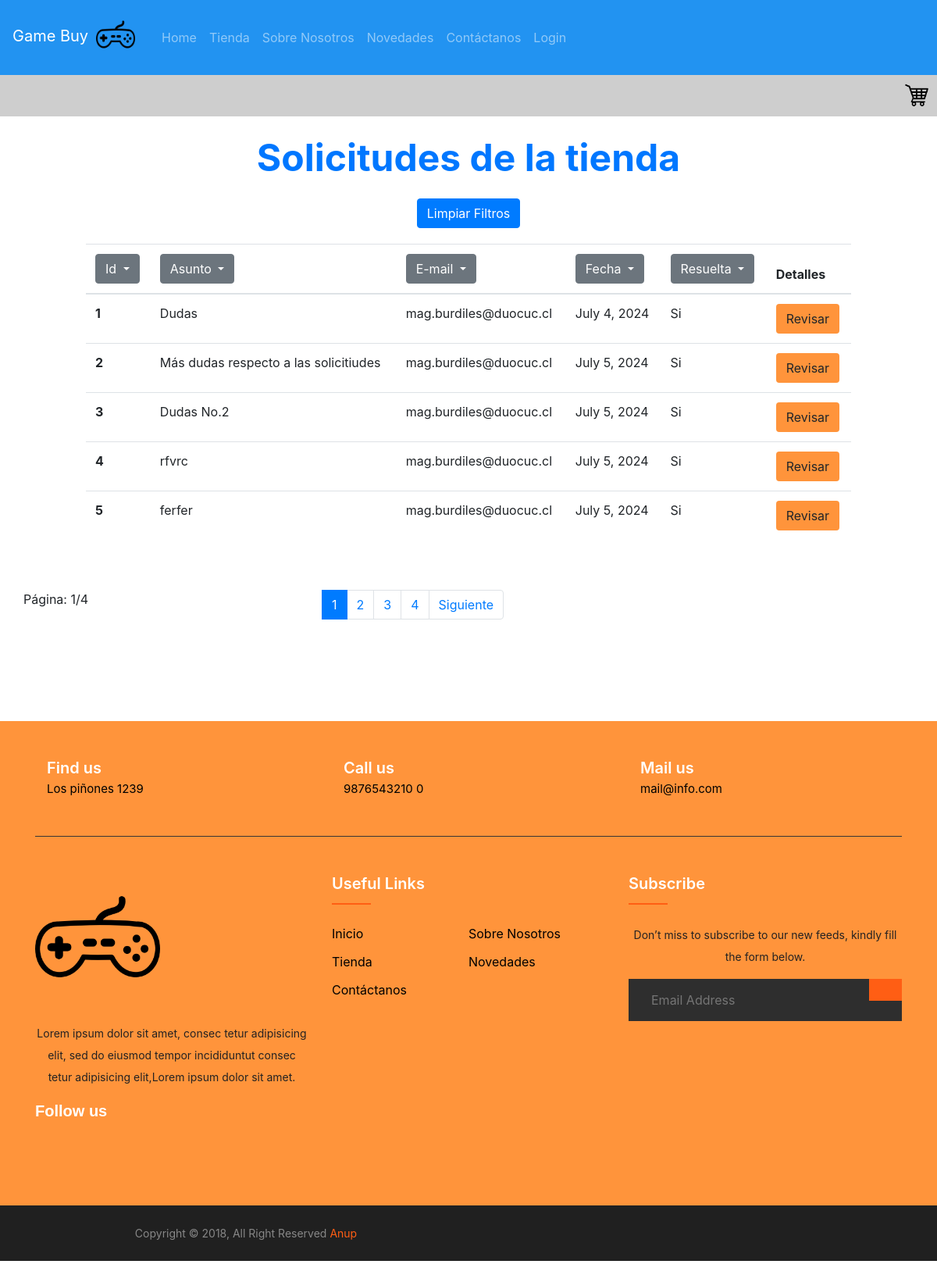
Page /tienda/crud_contact on the committed database.
### tienda/models.py (models this page shows)
class Contact(models.Model):
    id= models.AutoField(primary_key= True)
    f_cliente= models.ForeignKey(Cliente, db_column= 'cliente_FK', on_delete= models.CASCADE, null= True)
    asunto= models.CharField(max_length= 50)
    mensaje= models.CharField(max_length= 500)
    fecha_emision= models.DateField(auto_now_add= True)
    email_emisor= models.CharField(max_length= 80)
    respuesta= models.CharField(max_length= 500, null= True)
    resuelta= models.BooleanField(null= True, default= False)

### tienda/views.py (the view, shortened to what this page needs)
# urls.py: path("crud_contact", views.crud_contact, name="crud_contact"),
def crud_contact(request):
    if request.method== "POST":
        if 'boton_id' in request.POST:
            id_c= request.POST["boton_id"]
            request.session["id"]= id_c
            solicitud= Contact.objects.get(id= id_c)
            return redirect('contact_details')
        elif 'boton-si' in request.POST:
            contactos= Contact.objects.filter(resuelta= True).order_by('id')
            if request.session["asunto-filtro"]!= "limpio":
                input= request.session["asunto-filtro"]
                contactos= contactos.filter(asunto__startswith= input)
            if request.session["email-filtro"]!= "limpio":
                contactos= contactos.filter(email_emisor__startswith= request.session["email-filtro"])
            if request.session["fecha-filtro"]!= "limpio":
                contactos= contactos.filter(fecha_emision__contains= request.session["fecha-filtro"])
            pagina = Paginator(contactos, 5)
            lista_pagina = request.GET.get('pagina')
            pagina = pagina.get_page(lista_pagina)
            request.session["resuelta-filtro"]= True
            context={"contact": contactos,
                     "pagina": pagina}
            return render(request, "tienda/crud_contact.html", context)
        elif 'boton-no' in request.POST:
            contactos= Contact.objects.filter(resuelta= False).order_by('id')
            if request.session["asunto-filtro"]!= "limpio":
                input= request.session["asunto-filtro"]
                contactos= contactos.filter(asunto__startswith= input)
            if request.session["email-filtro"]!= "limpio":
                contactos= contactos.filter(email_emisor__startswith= request.session["email-filtro"])
            if request.session["fecha-filtro"]!= "limpio":
                contactos= contactos.filter(fecha_emision__contains= request.session["fecha-filtro"])
            pagina = Paginator(contactos, 5)
            lista_pagina = request.GET.get('pagina')
            pagina = pagina.get_page(lista_pagina)
            request.session["resuelta-filtro"]= True
            context={"contact": contactos,
                     "pagina": pagina}
            return render(request, "tienda/crud_contact.html", context)
        elif 'search-asunto' in request.POST:
            input= request.POST["input-asunto"]
            request.session["asunto-filtro"]= input
            contactos= Contact.objects.filter(asunto__startswith= input)
            if request.session["resuelta-filtro"]!= "limpio":
                contactos= contactos.filter(resuelta= request.session["resuelta-filtro"])
            if request.session["email-filtro"]!= "limpio":
                contactos= contactos.filter(email_emisor__startswith= request.session["email-filtro"])
            if request.session["fecha-filtro"]!= "limpio":
                contactos= contactos.filter(fecha_emision__contains= request.session["fecha-filtro"])
            pagina = Paginator(contactos, 5)
            lista_pagina = request.GET.get('pagina')
            pagina = pagina.get_page(lista_pagina)
            context={"contact": contactos,
                     "pagina": pagina}
            return render(request, "tienda/crud_contact.html", context)
        elif 'search-email' in request.POST:
            if request.session["id-filtro"]!= "limpio":
                contactos= Contact.objects.filter(id= request.session["id-filtro"])
                pagina = Paginator(contactos, 5)
                lista_pagina = request.GET.get('pagina')
                pagina = pagina.get_page(lista_pagina)
                context={"pagina": pagina,
                        "contact": contactos}
                return render(request, "tienda/crud_contact.html", context)
            input= request.POST["input-email"]
            request.session["email-filtro"]= input
            contactos= Contact.objects.filter(email_emisor__startswith= input)
            if request.session["asunto-filtro"]!= "limpio":
                input_asunto= request.session["asunto-filtro"]
                contactos= contactos.filter(asunto__startswith= input_asunto)
            if request.session["resuelta-filtro"]!= "limpio":
                contactos= contactos.filter(resuelta= request.session["resuelta-filtro"])
            if request.session["fecha-filtro"]!= "limpio":
                contactos= contactos.filter(fecha_emision__contains= request.session["fecha-filtro"])
            pagina = Paginator(contactos, 5)
            lista_pagina = request.GET.get('pagina')
            pagina = pagina.get_page(lista_pagina)
            context={"pagina": pagina,
                    "contact": contactos}
            return render(request, "tienda/crud_contact.html", context)
        elif 'search-id' in request.POST:
            input= request.POST["input-id"]
            request.session["id-filtro"]= input
            contactos= Contact.objects.filter(id= input)
            pagina = Paginator(contactos, 5)
            lista_pagina = request.GET.get('pagina')
            pagina = pagina.get_page(lista_pagina)
            context={"contact": contactos,
                     "pagina": pagina}
            return render(request, "tienda/crud_contact.html", context)
        elif 'search-fecha' in request.POST:
            if request.session["id-filtro"]!= "limpio":
                contactos= Contact.objects.filter(id= request.session["id-filtro"])
                pagina = Paginator(contactos, 5)
                lista_pagina = request.GET.get('pagina')
                pagina = pagina.get_page(lista_pagina)
                context={"pagina": pagina,
                        "contact": contactos}
                return render(request, "tienda/crud_contact.html", context)
            fecha= request.POST["input-fecha"]
            request.session["fecha-filtro"]= fecha
            contactos= Contact.objects.filter(fecha_emision__contains= fecha)
            if request.session["asunto-filtro"]!= "limpio":
                input_asunto= request.session["asunto-filtro"]
                contactos= contactos.filter(asunto__startswith= input_asunto)
            if request.session["resuelta-filtro"]!= "limpio":
                contactos= contactos.filter(resuelta= request.session["resuelta-filtro"])
            if request.session["email-filtro"]!= "limpio":
                contactos= contactos.filter(email_emisor__startswith= request.session["email-filtro"])
            pagina = Paginator(contactos, 5)
            lista_pagina = request.GET.get('pagina')
            pagina = pagina.get_page(lista_pagina)
            context={"contact": contactos,
                     "pagina": pagina}
            return render(request, "tienda/crud_contact.html", context)
        elif 'limpiar-filtro-resuelta' in request.POST:
            request.session["resuelta-filtro"]= "limpio"
            return redirect('crud_contact')
    else:
        try:
            if request.session["asunto-filtro"]!= "limpio":
                input= request.session["asunto-filtro"]
                contactos= Contact.objects.filter(asunto__startswith= input)
                if request.session["resuelta-filtro"]!= "limpio":
                    contactos= contactos.filter(resuelta= request.session["resuelta-filtro"])
                if request.session["email-filtro"]!= "limpio":
                    contactos= contactos.filter(email_emisor__startswith= request.session["email-filtro"])
                if request.session["fecha-filtro"]!= "limpio":
                    contactos= contactos.filter(fecha_emision__contains= request.session["fecha-filtro"])
                pagina = Paginator(contactos, 5)
                lista_pagina = request.GET.get('pagina')
                pagina = pagina.get_page(lista_pagina)
                context={"pagina": pagina,
                        "contact": contactos}
                return render(request, "tienda/crud_contact.html", context)
            elif request.session["resuelta-filtro"]!= "limpio":
                contactos= Contact.objects.filter(resuelta= request.session["resuelta-filtro"])
                if request.session["email-filtro"]!= "limpio":
                    contactos= contactos.filter(email_emisor__startswith= request.session["email-filtro"])
                if request.session["fecha-filtro"]!= "limpio":
                    contactos= contactos.filter(fecha_emision__contains= request.session["fecha-filtro"])
                if request.session["asunto-filtro"]!= "limpio":
                    input_asunto= request.session["asunto-filtro"]
                    contactos= contactos.filter(asunto__startswith= input_asunto)
                pagina = Paginator(contactos, 5)
                lista_pagina = request.GET.get('pagina')
                pagina = pagina.get_page(lista_pagina)
                context={"pagina": pagina,
                        "contact": contactos}
                context={}
                return render(request, "tienda/crud_contact.html", context)
            elif request.session["email-filtro"]!= "limpio":
                input= request.session["email-filtro"]
                contactos= Contact.objects.filter(email_emisor__startswith= input)
                if request.session["resuelta-filtro"]!= "limpio":
                    contactos= contactos.filter(resuelta= request.session["resuelta-filtro"])
                if request.session["fecha-filtro"]!= "limpio":
                    contactos= contactos.filter(fecha_emision__contains= request.session["fecha-filtro"])
                if request.session["asunto-filtro"]!= "limpio":
                    input_asunto= request.session["asunto-filtro"]
                    contactos= contactos.filter(asunto__startswith= input_asunto)
                pagina = Paginator(contactos, 5)
                lista_pagina = request.GET.get('pagina')
                pagina = pagina.get_page(lista_pagina)
                context={"pagina": pagina,
                         "contact": contactos}
                return render(request, "tienda/crud_contact.html", context)
            elif request.session["fecha-filtro"]!= "limpio":
                fecha= request.session["fecha-filtro"]
                contactos= Contact.objects.filter(fecha_emision__contains= fecha)
                if request.session["resuelta-filtro"]!= "limpio":
                    contactos= contactos.filter(resuelta= request.session["resuelta-filtro"])
                if request.session["email-filtro"]!= "limpio":
                    contactos= contactos.filter(email_emisor__startswith= request.session["email-filtro"])
                if request.session["asunto-filtro"]!= "limpio":
                    contactos= contactos.filter(asunto__startswith= request.session["asunto-filtro"])
                pagina = Paginator(contactos, 5)
                lista_pagina = request.GET.get('pagina')
                pagina = pagina.get_page(lista_pagina)
                context={"pagina": pagina,
                         "contact": contactos}
                return render(request, "tienda/crud_contact.html", context)
            else:
                contactos= Contact.objects.get_queryset().order_by('id')
                pagina = Paginator(contactos, 5)
                lista_pagina = request.GET.get('pagina')
                pagina = pagina.get_page(lista_pagina)
                context={"pagina": pagina,
                "contact": contactos,
                }
                return render(request, "tienda/crud_contact.html", context)
        except:
            request.session["asunto-filtro"]= "limpio"
            request.session["resuelta-filtro"]= "limpio"
            request.session["email-filtro"]= "limpio"
            request.session["id-filtro"]= "limpio"
            request.session["fecha-filtro"]= "limpio"
            contactos= Contact.objects.get_queryset().order_by('id')
            pagina = Paginator(contactos, 5)
            lista_pagina = request.GET.get('pagina')
            pagina = pagina.get_page(lista_pagina)
            context={"pagina": pagina,
            "contact": contactos,
            }
            return render(request, "tienda/crud_contact.html", context)

### tienda/templates/tienda/crud_contact.html (shortened to what this page needs)
{% extends 'tienda/base.html' %}
{% load static %}
{% block content %}
<h1 class="my-4">Solicitudes de la tienda</h1>
<div class="table-contenedor">
<div class="contenedor-limpiar-filtros">
  <form action="{% url 'crud_contact' %}" method="GET">
    <button type="submit" name="limpiar-filtros" class="btn btn-primary boton-limpiar-filtros">Limpiar Filtros</button>
  </form>
</div>
<table class="table table-hover tabla-crud">
    <thead>
      <tr>
        <th scope="col">
          <div class="dropdown">
            <button class="btn btn-secondary dropdown-toggle" type="button" id="dropdownMenuButton" data-toggle="dropdown" aria-haspopup="true" aria-expanded="false">
              Id
            </button>
          </div>
        </th>
        <th scope="col">
        <div class="dropdown">
            <button class="btn btn-secondary dropdown-toggle" type="button" id="dropdownMenuButton" data-toggle="dropdown" aria-haspopup="true" aria-expanded="false">
              Asunto
            </button>
          </div>
        </th>
        <th scope="col">
          <div class="dropdown">
            <button class="btn btn-secondary dropdown-toggle" type="button" id="dropdownMenuButton" data-toggle="dropdown" aria-haspopup="true" aria-expanded="false">
              E-mail
            </button>
          </div>
        </th>
        <th scope="col">
          <div class="dropdown">
              <button class="btn btn-secondary dropdown-toggle" type="button" id="dropdownMenuButton" data-toggle="dropdown" aria-haspopup="true" aria-expanded="false">
                Fecha
              </button>
            </div>
        </th>
        <th scope="col">
        <div class="dropdown">
            <button class="btn btn-secondary dropdown-toggle" type="button" id="dropdownMenuButton" data-toggle="dropdown" aria-haspopup="true" aria-expanded="false">
              Resuelta {{flag}}
            </button>
          </div>
        </th>
        <th scope="col">Detalles</th>
      </tr>
    </thead>
    <tbody>
        {% for con in pagina.object_list %}
            <tr>
              <th scope="row">{{con.id}}</th>
              <td>{{con.asunto}}</td>
              <td>{{con.email_emisor}}</td>
              <td>{{con.fecha_emision}}</td>
              <td>{% if con.resuelta %} Si {% else %} No {% endif %}</td>
              <form method="POST">
                <td><button type="submit" value="{{con.id}}" name="boton_id" class="btn btn-crud">Revisar</button></td>
              </form>
            </tr>
        {% endfor %}
    </tbody>
  </table>
</div>
<div class="container">
  <div class="row my-5">
      <p>Página: {{pagina.number}}/{{pagina.paginator.num_pages}}</p>
      <div class="col-md-4 offset-md-3">
          <nav aria-label="...">
              <ul class="pagination">
                  {% for num_page in pagina.paginator.page_range %}
                  <br />
                      {% if pagina.number == num_page %}
                          <li class="page-item active" aria-current="page">
                              <a class="page-link" href="?pagina={{num_page}}">{{num_page}}</a>
                          </li>
                      {% else %}
                          <li class="page-item" aria-current="page">
                              <a class="page-link" href="?pagina={{num_page}}">{{num_page}}</a>
                          </li>
                      {% endif %}
                  <br />
                  {% endfor %}
                  <li class="page-item">
                      {% if pagina.has_next %}
                          <a class="page-link" href="?pagina={{pagina.next_page_number}}">Siguiente</a>
                      {% endif %}
                  </li>
              </ul>
          </nav>
      </div>
  </div>
</div>
{% endblock %}

### rows in the picture
Contact: id "1", asunto "Dudas", email_emisor "mag.burdiles@duocuc.cl", fecha_emision "July 4, 2024", resuelta "Si"
Contact: id "2", asunto "Más dudas respecto a las solicitiudes", email_emisor "mag.burdiles@duocuc.cl", fecha_emision "July 5, 2024", resuelta "Si"
Contact: id "3", asunto "Dudas No.2", email_emisor "mag.burdiles@duocuc.cl", fecha_emision "July 5, 2024", resuelta "Si"
Contact: id "4", asunto "rfvrc", email_emisor "mag.burdiles@duocuc.cl", fecha_emision "July 5, 2024", resuelta "Si"
Contact: id "5", asunto "ferfer", email_emisor "mag.burdiles@duocuc.cl", fecha_emision "July 5, 2024", resuelta "Si"

### other values in the picture
{{ pagina.number }} "1"
{{ pagina.paginator.num_pages }} "4"
{{ num_page }} "1"
{{ num_page }} "2" "3" "4"
